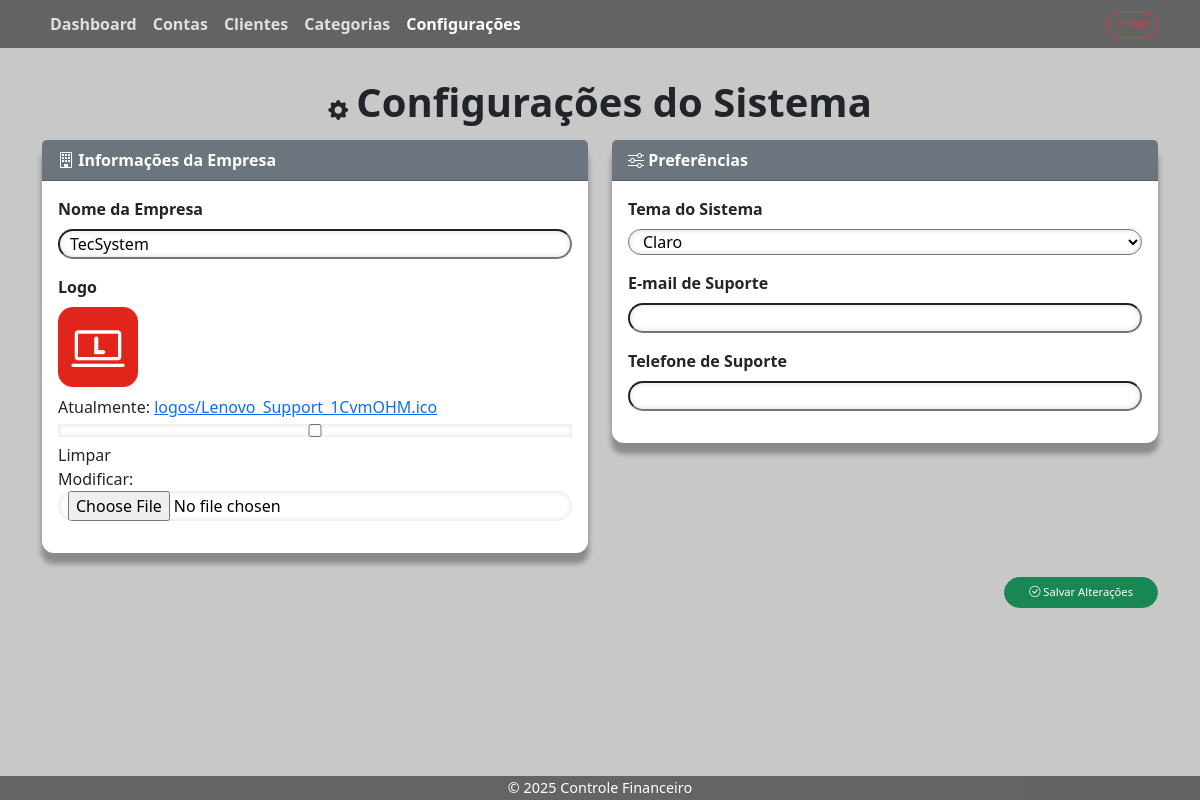
/configuracoes/ (signed in), run on the app's committed database.
### configuracoes/models.py (models this page shows, shortened)
class Configuracao(models.Model):
    nome_empresa = models.CharField(max_length=100, default="Minha Empresa")
    logo = models.ImageField(upload_to='logos/', blank=True, null=True)
    tema = models.CharField(max_length=20, choices=[
        ('light', 'Claro'),
        ('dark', 'Escuro'),
    ], default='light')
    email_suporte = models.EmailField(blank=True, null=True)
    telefone_suporte = models.CharField(max_length=20, blank=True, null=True)

### configuracoes/views.py (the view)
# urls.py: path('', views.configuracao_view, name='configuracao'),
@login_required
def configuracao_view(request):
    configuracao, _ = Configuracao.objects.get_or_create(id=1)
    if request.method == 'POST':
        form = ConfiguracaoForm(request.POST, request.FILES, instance=configuracao)
        if form.is_valid():
            form.save()
            messages.success(request, "Dados atualizados com sucesso!")
            return redirect('configuracoes:configuracao')
    else:
        form = ConfiguracaoForm(instance=configuracao)
    return render(request, 'configuracoes/configuracao.html', {'form': form, 'configuracoes': True})

### configuracoes/forms.py
class ConfiguracaoForm(forms.ModelForm):
    class Meta:
        model = Configuracao
        fields = '__all__'

### configuracoes/context_processors.py (called while the page is built)
def tema_context(request):
    try:
        config = Configuracao.objects.first()
        return {'tema': config.tema if config else 'light'}
    except:
        return {'tema': 'light'}

### configuracoes/templates/configuracoes/configuracao.html (shortened to what this page needs)
{% extends 'content_base.html' %}
{% load static %}
{% block content %}
<div class="content">
    <div id="header" class="d-flex justify-content-between">
        <h2 class="fw-bold mb-2"><i class="bi bi-gear-fill fs-5 me-2"></i>Configurações do Sistema</h2>
    </div>
    <form method="post" enctype="multipart/form-data" class="row g-4">
        <div class="col-lg-6">
            <div class="card shadow-sm border-0">
                <div class="card-header bg-secondary text-white">
                    <i class="bi bi-building"></i> Informações da Empresa
                </div>
                <div class="card-body">
                    <div class="mb-3">
                        <label class="form-label fw-bold">Nome da Empresa</label>
                        {{ form.nome_empresa }}
                    </div>
                    <div class="mb-3">
                        <label class="form-label fw-bold">Logo</label><br>
                        {% if form.instance.logo %}
                            <img src="{{ form.instance.logo.url }}" alt="Logo atual" class="rounded mb-2" style="max-height: 80px;">
                            <br>
                        {% endif %}
                        {{ form.logo }}
                    </div>
                </div>
            </div>
        </div>
        <div class="col-lg-6">
            <div class="card shadow-sm border-0">
                <div class="card-header bg-secondary text-white">
                    <i class="bi bi-sliders"></i> Preferências
                </div>
                <div class="card-body">
                    <div class="mb-3">
                        <label class="form-label fw-bold">Tema do Sistema</label>
                        {{ form.tema }}
                    </div>
                    <div class="mb-3">
                        <label class="form-label fw-bold">E-mail de Suporte</label>
                        {{ form.email_suporte }}
                    </div>
                    <div class="mb-3">
                        <label class="form-label fw-bold">Telefone de Suporte</label>
                        {{ form.telefone_suporte }}
                    </div>
                </div>
            </div>
        </div>
        <div class="col-12 text-end">
            <button type="submit" class="btn btn-success px-4">
                <i class="bi bi-check-circle"></i> Salvar Alterações
            </button>
        </div>
    </form>
</div>
{% endblock %}

### static/financeiro/css/style.css (style rules this page uses)
:root { --bg-color: rgb(200, 200, 200); --card-shadow: 0px 10px 5px 1px rgba(0, 0, 0, 0.3); --card-shadow-hover: 0px 15px 5px 1px rgba(0, 0, 0, 0.3); --nav-bg-color: rgba(0, 0, 0, 0.5); --card-bg-color: rgb(255, 255, 255); }
html { width: 100%; height: 100%; }
body { display: flex; flex-direction: column; min-height: 100vh; width: 100%; height: 100%; background-color: var(--bg-color); }
input, select, option { border-radius: 30px !important; background-color: rgba(255, 255, 255, 0.8) !important; box-shadow: inset 0px 0px 5px 1px rgba(0, 0, 0, 0.1) !important; padding-left: 10px; color: black !important; }
a { border-radius: 30px !important; }
button { border-radius: 30px !important; font-size: 0.7rem !important; }
#header { width: 100%; height: 10%; top: 0px; justify-content: center !important; align-items: center; --bs-gutter-x: 0; }
#header h2 { font-size: clamp(1rem, 2vw + 1rem, 3rem);; }
body, a, th { user-select: none; -webkit-user-select: none; -moz-user-select: none; -ms-user-select: none; }
input, textarea, select, td { user-select: text; -webkit-user-select: text; -moz-user-select: text; -ms-user-select: text; }
.card { background-color: var(--card-bg-color) !important; box-shadow: var(--card-shadow) !important; transition: 0.1s; }

### static/financeiro/css/menu.css (style rules this page uses)
:root { --menu-text-color: rgb(0, 0, 0); }

### static/financeiro/css/table.css (style rules this page uses)
:root { --table-bg: white; --p-color: black; }

### static/financeiro/css/filter.css (style rules this page uses)
:root { --filter-color: black; --filter-hover: rgba(0, 0, 0, 0.1); }

### configuracoes/templates/configuracoes/configuracao.html (style rules this page uses)
.card { border-radius: 12px; }
.card-header { font-weight: 600; font-size: 1rem; }
input, select { width: 100%; border-radius: 8px; }

### data on the page
Configuracao: nome_empresa "TecSystem", instance.logo (picture), tema "Claro"
